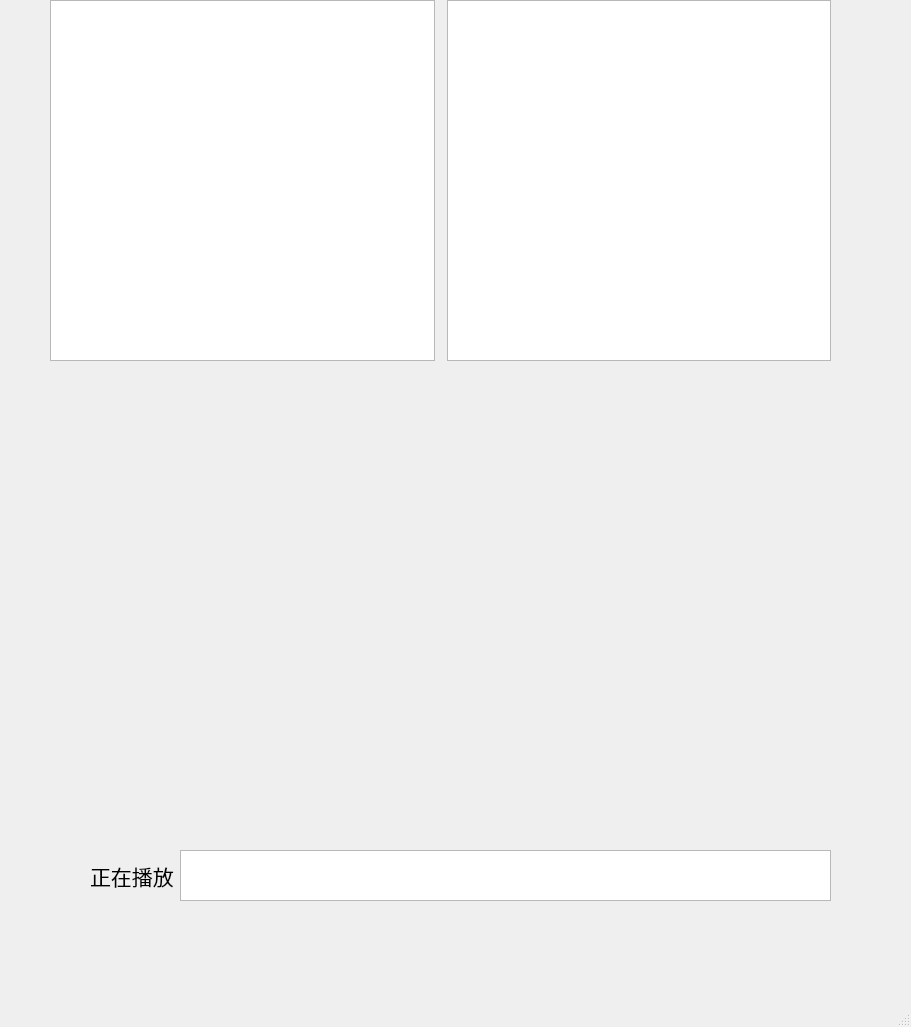
<?xml version="1.0" encoding="UTF-8"?>
<ui version="4.0">
 <class>MainWindow</class>
 <widget class="QMainWindow" name="MainWindow">
  <property name="geometry">
   <rect>
    <x>0</x>
    <y>0</y>
    <width>911</width>
    <height>1027</height>
   </rect>
  </property>
  <property name="windowTitle">
   <string>MainWindow</string>
  </property>
  <widget class="QWidget" name="centralwidget">
   <widget class="QWidget" name="widget" native="true">
    <property name="geometry">
     <rect>
      <x>50</x>
      <y>0</y>
      <width>781</width>
      <height>361</height>
     </rect>
    </property>
    <layout class="QGridLayout" name="gridLayout">
     <item row="0" column="0">
      <widget class="QTableWidget" name="funcTable"/>
     </item>
     <item row="0" column="2">
      <widget class="QTableWidget" name="musicTable"/>
     </item>
     <item row="0" column="1">
      <widget class="QWidget" name="widget_2" native="true">
       <widget class="QSpinBox" name="spinBox">
        <property name="geometry">
         <rect>
          <x>11</x>
          <y>364</y>
          <width>46</width>
          <height>24</height>
         </rect>
        </property>
       </widget>
       <widget class="QSlider" name="verticalSlider">
        <property name="geometry">
         <rect>
          <x>11</x>
          <y>11</y>
          <width>41</width>
          <height>341</height>
         </rect>
        </property>
        <property name="orientation">
         <enum>Qt::Vertical</enum>
        </property>
       </widget>
      </widget>
     </item>
    </layout>
   </widget>
   <widget class="QWidget" name="widget_3" native="true">
    <property name="geometry">
     <rect>
      <x>90</x>
      <y>850</y>
      <width>741</width>
      <height>51</height>
     </rect>
    </property>
    <layout class="QHBoxLayout" name="horizontalLayout">
     <item>
      <widget class="QLabel" name="label">
       <property name="font">
        <font>
         <family>楷体</family>
         <pointsize>16</pointsize>
        </font>
       </property>
       <property name="text">
        <string>正在播放</string>
       </property>
      </widget>
     </item>
     <item>
      <widget class="QTextBrowser" name="musicBrowser">
       <property name="font">
        <font>
         <family>楷体</family>
         <pointsize>15</pointsize>
        </font>
       </property>
      </widget>
     </item>
    </layout>
   </widget>
   <widget class="QLabel" name="ImgDisp">
    <property name="geometry">
     <rect>
      <x>130</x>
      <y>370</y>
      <width>671</width>
      <height>441</height>
     </rect>
    </property>
    <property name="text">
     <string/>
    </property>
   </widget>
  </widget>
  <widget class="QStatusBar" name="statusbar"/>
 </widget>
 <resources/>
 <connections/>
</ui>
